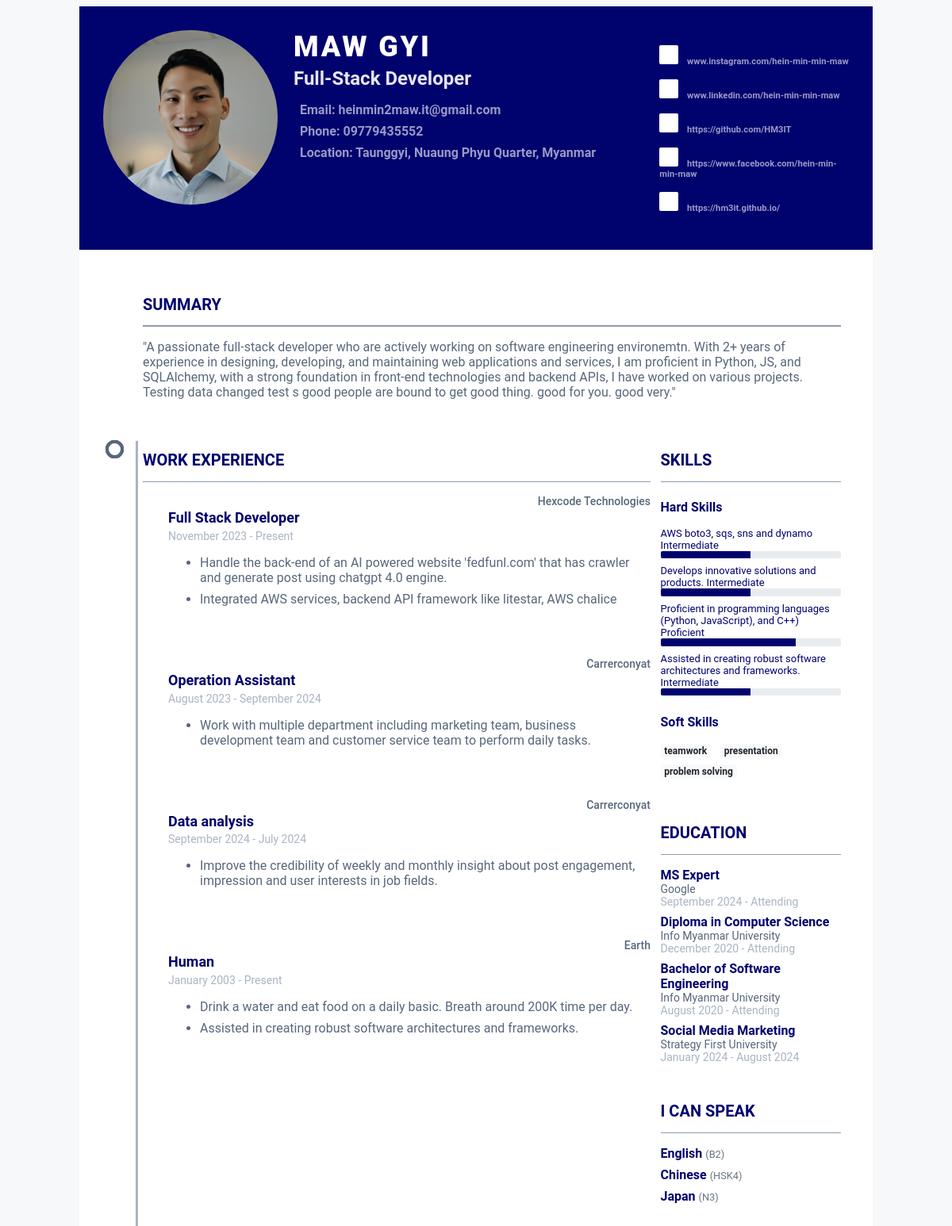
The app's page /auth/template-preview?resume_id=4aa8356f-e609-4cb3-8f3a-acbce887998b with its own data.
### tables.py (models this page shows)
class Resume(Base):
    __tablename__ = "resume"
    id: Mapped[str] = mapped_column(primary_key=True)
    template_id: Mapped[int] = mapped_column(ForeignKey("template.id"))
    address_id: Mapped[int] = mapped_column(ForeignKey("address.id"))
    is_headshot: Mapped[bool] = mapped_column(Boolean)
    user_id: Mapped[int] = mapped_column(ForeignKey("users.id"))
    username: Mapped[str] = mapped_column(String(40), nullable=False)
    profession: Mapped[str] = mapped_column(String(40), nullable=False)
    image_file_path: Mapped[str] = mapped_column(String(150), nullable=True)
    phone: Mapped[str] = mapped_column(String(40), nullable=False)
    email: Mapped[str] = mapped_column(String(40), nullable=False)
    summary: Mapped[str] = mapped_column(Text, nullable=False)
    template_theme: Mapped[str] = mapped_column(String(50), nullable=False)
    address: Mapped["Address"] = relationship(back_populates="resumes")
    social_media: Mapped[List[SocialMedia]] = relationship(
        back_populates="resume", cascade="all, delete-orphan"
    )
    languages: Mapped[List[Language]] = relationship(
        back_populates="resume", cascade="all, delete-orphan"
    )
    work_experiences: Mapped[List[WorkExperience]] = relationship(
        back_populates="resume", cascade="all, delete-orphan"
    )
    educations: Mapped[List[Education]] = relationship(
        back_populates="resume", cascade="all, delete-orphan"
    )
    skills: Mapped[List[Skill]] = relationship(
        back_populates="resume", cascade="all, delete-orphan"
    )
    template: Mapped["Template"] = relationship("Template", back_populates="resumes")
    user: Mapped["User"] = relationship(back_populates="resumes")

class Address(Base):
    __tablename__ = "address"
    id: Mapped[str] = mapped_column(primary_key=True, default=lambda: str(uuid.uuid4()))
    city: Mapped[str] = mapped_column(String(40), nullable=False)
    country: Mapped[str] = mapped_column(String(40), nullable=False)
    __table_args__ = (UniqueConstraint("city", "country", name="unique_city_country"),)
    resumes: Mapped[List["Resume"]] = relationship(back_populates="address")

class SocialMedia(Base):
    __tablename__ = "social_media"
    id: Mapped[str] = mapped_column(primary_key=True, default=lambda: str(uuid.uuid4()))
    resume_id: Mapped[int] = mapped_column(ForeignKey("resume.id"))
    name: Mapped[SocialMediaPlatform] = mapped_column(
        Enum(SocialMediaPlatform, name="social_media_enum")
    )
    link: Mapped[str] = mapped_column(String(100), nullable=False)
    resume: Mapped["Resume"] = relationship(back_populates="social_media")

class WorkExperience(Base):
    __tablename__ = "work_experience"
    id: Mapped[str] = mapped_column(primary_key=True, default=lambda: str(uuid.uuid4()))
    resume_id: Mapped[int] = mapped_column(ForeignKey("resume.id"))
    company_name: Mapped[str] = mapped_column(String(40), nullable=False)
    position: Mapped[str] = mapped_column(String(40), nullable=False)
    location: Mapped[str] = mapped_column(String(150))
    start_date: Mapped[Date] = mapped_column(Date)
    end_date: Mapped[Date] = mapped_column(Date, nullable=True)
    is_working: Mapped[bool] = mapped_column(Boolean)
    achievement: Mapped[str] = mapped_column(nullable=True)
    resume: Mapped["Resume"] = relationship(back_populates="work_experiences")

class Skill(Base):
    __tablename__ = "skill"
    id: Mapped[str] = mapped_column(primary_key=True, default=lambda: str(uuid.uuid4()))
    resume_id: Mapped[int] = mapped_column(ForeignKey("resume.id"))
    name: Mapped[str] = mapped_column(String(30))
    proficiency: Mapped[Proficiency] = mapped_column(
        Enum(Proficiency, name="proficiency_enum")
    )
    resume: Mapped["Resume"] = relationship(back_populates="skills")

class Education(Base):
    __tablename__ = "education"
    id: Mapped[str] = mapped_column(primary_key=True, default=lambda: str(uuid.uuid4()))
    name: Mapped[str] = mapped_column(String(40), nullable=False)
    location: Mapped[str] = mapped_column(String(150))
    resume_id: Mapped[int] = mapped_column(ForeignKey("resume.id"))
    degree: Mapped[str] = mapped_column(String(40), nullable=False)
    start_date: Mapped[Date] = mapped_column(Date)
    end_date: Mapped[Date] = mapped_column(Date, nullable=True)
    is_studying: Mapped[bool] = mapped_column(Boolean)
    resume: Mapped["Resume"] = relationship(back_populates="educations")

class Language(Base):
    __tablename__ = "language"
    id: Mapped[str] = mapped_column(primary_key=True, default=lambda: str(uuid.uuid4()))
    resume_id: Mapped[int] = mapped_column(ForeignKey("resume.id"))
    name: Mapped[str] = mapped_column(String(100), nullable=False)
    fluent_level: Mapped[str] = mapped_column(String(100), nullable=False)
    resume: Mapped["Resume"] = relationship(back_populates="languages")

### app.py (the view)
@app.route("/auth/template-preview", methods=["GET"])
def render_template_preview():
    resume_id = request.args.get("resume_id")
    if resume_id is None:
        return jsonify({"message": "Resume id must be included"}), 403
    with get_session() as session:
        resume: Resume = (
            session.query(Resume)
            .filter_by(id=resume_id)
            .options(
                joinedload(Resume.work_experiences),
                joinedload(Resume.educations),
                joinedload(Resume.skills),
                joinedload(Resume.address),
                joinedload(Resume.template),
                joinedload(Resume.user),
            )
            .one()
        )
        template_file_path = resume.template.template_file_path
        return render_template(template_file_path, resume=resume)

### db.py (called while the page is built)
@contextmanager
def get_session(scope_func=None):
    session = scoped_session(Session, scopefunc=scope_func)
    try:
        yield session
        session.commit()
    except Exception:
        session.rollback()
        raise
    finally:
        session.remove()

### utils.py (called while the page is built)
def replace_newlines(text):
    formatted_text = re.sub(r"\n(.)", r"</li><li>\1", text)
    return f"<li>{formatted_text}</li>"

### templates/resume-templates/template1-e0a34940-b369-474e-8812-619afa927788.html (shortened to what this page needs)
<link id="theme-style" rel="stylesheet" href="{{url_for('static',filename='css/template1.css')}}">
<div class="resume-wrapper-inner mx-auto text-left bg-white ">
	<header class="resume-header pt-4 pt-md-0">
		{% if resume.image_file_path %}
		<div class="profile-div">
			<img id="pv-profile-img" src="{{ url_for('static', filename=resume.image_file_path) }}" alt="image"
				width="220" height="220">
		</div>
		{% endif %}
		<div class="primary-info">
			<h1 id="pv-username" class="name mt-0 mb-1 text-white text-uppercase text-uppercase">
				{{resume.username }}
			</h1>
			<div id="pv-profession" class="title mb-3">{{ resume.profession.title() }}</div>
			<ul class="list-unstyled">
				<li class="mb-2">
					<a
						href="mailto:{{resume.email }}">Email: <span id="pv-email">{{
							resume.email }} </span> </a>
				</li>
				<li class="mb-2"><a>Phone: <span
							id="pv-phone">{{
							resume.phone }}</span></a></li>
				<li class="mb-2"><a>Location:
						<span id="pv-city">{{ resume.address.city }}</span>, <span id="pv-country">{{
							resume.address.country }}</span></a>
				</li>
			</ul>
		</div>
		<div class="secondary-info mt-2">
			<ul id="social-media-list" class="resume-social list-unstyled">
				{% if resume.social_media %}
				{% for social_media in resume.social_media %}
				{% set media_name = social_media['name'].value.lower() %}
				<li id="{{media_name}}-item" class="mb-3">
					<a href="{{ social_media['link'] }}">
						<span class="fa-container text-center mr-2">
						</span>
						{{ social_media["link"] }}
					</a>
				</li>
				{% endfor %}
				{% endif %}
			</ul>
		</div>
	</header>
	<div class="resume-body p-5">
		<section class="resume-section summary-section mb-5">
			<h2 class="resume-section-title text-uppercase font-weight-bold pb-3 mb-3">Summary</h2>
			<div class="resume-section-content">
				<p id="pv-summary" class="mb-0">{{resume.summary}} </p>
			</div>
		</section>
		<div class="row">
			<div class="col-lg-9">
				<section class="resume-section experience-section mb-5">
					<h2 class="resume-section-title text-uppercase font-weight-bold pb-3 mb-3">Work Experience
					</h2>
					<div class="resume-section-content">
						<div id="work-experience-parent" class="resume-timeline position-relative">
							{% for experience in resume.work_experiences %}
							<article class="resume-timeline-item position-relative pb-5">
								<div class="resume-timeline-item-header mb-2">
									<div class="d-flex flex-column flex-md-row">
										<h3 class="resume-position-title font-weight-bold mb-1">{{
											experience.position }}</h3>
										<div class="resume-company-name ml-auto">
											{{ experience.company_name }}</div>
									</div>
									<div class="resume-position-time">
										{% if experience.start_date %}{{ experience.start_date.strftime('%B %Y')
										}}{% endif %}
										-
										{% if experience.is_working %}
										Present
										{% else %}
										{% if experience.end_date %}{{ experience.end_date.strftime('%B %Y')
										}}{% else %}N/A{% endif %}
										{% endif %}
									</div>
								</div>
								<div class="resume-timeline-item-desc">
									<ul id="work-achievements">
										{{ experience.achievement | replace_newlines | safe }}
									</ul>
								</div>
							</article>
							{% endfor %}
						</div>
					</div>
				</section>
			</div>
			<div class="col-lg-3">
				<section class="resume-section skills-section mb-5">
					<h2 class="resume-section-title text-uppercase font-weight-bold pb-3 mb-3">Skills</h2>
					<div class="resume-section-content">
						<div class="resume-skill-item">
							<h4 class="resume-skills-cat font-weight-bold">Hard Skills</h4>
							<ul id="skill-list" class="list-unstyled mb-4">
								{% set proficiency_levels = {
								'BEGINNER': 25,
								'INTERMEDIATE': 50,
								'PROFICIENT': 75,
								'EXPERT': 100
								} %}
								{% for skill in resume.skills %}
								<li class="mb-2">
									<div class="resume-skill-name">{{ skill.name }} <span
											class="resume-skill-proficiency">{{ skill.proficiency.name.title()
											}}</span>
									</div>
									<div class="progress resume-progress">
										<div class="progress-bar" class="progress-bar theme-progress-bar-dark"
											role="progressbar"
											aria-valuenow="{{ proficiency_levels[skill.proficiency.name] }}"
											aria-valuemin="0" aria-valuemax="100">
										</div>
									</div>
								</li>
								{% endfor %}
							</ul>
						</div>
						<div class="resume-skill-item">
							<h4 class="resume-skills-cat font-weight-bold">Soft Skills</h4>
							<ul class="list-inline">
								{% set soft_skills = ['Teamwork','Presentation','Problem Solving'] %}
								{% for skill in soft_skills %}
								<li class="list-inline-item">
									<span class="badge badge-light">{{ skill.lower()}}</span>
								</li>
								{% endfor %}
							</ul>
						</div>
					</div>
				</section>
				<section class="resume-section education-section mb-5">
					<h2 class="resume-section-title text-uppercase font-weight-bold pb-3 mb-3">Education</h2>
					<div class="resume-section-content">
						<ul id="education-list" class="list-unstyled">
							{% for education in resume.educations %}
							<li class="mb-2">
								<div class="resume-degree font-weight-bold">{{ education.degree }}</div>
								<div class="resume-degree-org">{{ education.name }}</div>
								<div class="resume-degree-time">
									{% if education.start_date %}{{
									education.start_date.strftime('%B %Y') }}{% endif %}
									-
									{% if education.is_studying %}
									Attending
									{% else %}
									{% if education.end_date %}{{ education.end_date.strftime('%B %Y') }}{% else
									%}N/A{% endif %}
									{% endif %}
								</div>
							</li>
							{% endfor %}
						</ul>
					</div>
				</section>
				{% if resume.languages|length > 0 %}
				<section class="resume-section language-section mb-5">
					<h2 class="resume-section-title text-uppercase font-weight-bold pb-3 mb-3">I Can Speak
					</h2>
					<div class="resume-section-content">
						<ul id="language-list" class="list-unstyled resume-lang-list">
							{% for language in resume.languages %}
							<li class="mb-2"><span class="resume-lang-name font-weight-bold">{{language["name"]}}</span>
								<small class="text-muted font-weight-normal">({{language["fluent_level"]}})</small>
							</li>
							{% endfor %}
						</ul>
					</div>
				</section>
				{% endif %}
			</div>
		</div>
	</div>
</div>

### records on screen
Resume: image_file_path (picture), username "MAW GYI", profession "Full-Stack Developer", email "heinmin2maw.it@gmail.com", phone "09779435552", summary "\"A passionate full-stack developer who are actively working on software engineering environemtn. With 2+ years of experience in designing, developing, and maintaining web applications and services, I am proficient in Python, JS, and SQLAlchemy, with a strong foundation in front-end technologies and backend APIs, I have worked on various projects. Testing data changed test s good people are bound to get good thing. good for you. good very.\""
Address: address.city "Taunggyi, Nuaung Phyu Quarter", address.country "Myanmar"
SocialMedia: link "www.instagram.com/hein-min-min-maw"
SocialMedia: link "www.linkedin.com/hein-min-min-maw"
SocialMedia: link "https://github.com/HM3IT"
SocialMedia: link "https://www.facebook.com/hein-min-min-maw"
SocialMedia: link "https://hm3it.github.io/"
WorkExperience: position "Full Stack Developer", company_name "Hexcode Technologies", start_date "November 2023", is_working "Present", achievement "Handle the back-end of an AI powered website 'fedfunl.com' that has crawler and generate post using chatgpt 4.0 engine. Integrated AWS services, backend API framework like litestar, AWS chalice"
WorkExperience: position "Operation Assistant", company_name "Carrerconyat", start_date "August 2023", end_date "September 2024", achievement "Work with multiple department including marketing team, business development team and customer service team to perform daily tasks."
WorkExperience: position "Data analysis", company_name "Carrerconyat", start_date "September 2024", end_date "July 2024", achievement "Improve the credibility of weekly and monthly insight about post engagement, impression and user interests in job fields."
WorkExperience: position "Human", company_name "Earth", start_date "January 2003", is_working "Present", achievement "Drink a water and eat food on a daily basic. Breath around 200K time per day. Assisted in creating robust software architectures and frameworks."
Skill: name "AWS boto3, sqs, sns and dynamo", proficiency.name "Intermediate"
Skill: name "Develops innovative solutions and products.", proficiency.name "Intermediate"
Skill: name "Proficient in programming languages (Python, JavaScript), and C++)", proficiency.name "Proficient"
Skill: name "Assisted in creating robust software architectures and frameworks.", proficiency.name "Intermediate"
Education: degree "MS Expert", name "Google", start_date "September 2024", is_studying "Attending"
Education: degree "Diploma in Computer Science", name "Info Myanmar University", start_date "December 2020", is_studying "Attending"
Education: degree "Bachelor of Software Engineering", name "Info Myanmar University", start_date "August 2020", is_studying "Attending"
Education: degree "Social Media Marketing", name "Strategy First University", start_date "January 2024", end_date "August 2024"
Language: name "English", fluent_level "B2"
Language: name "Chinese", fluent_level "HSK4"
Language: name "Japan", fluent_level "N3"

### other values on screen
{{ skill.lower() }} "teamwork" "presentation" "problem solving"
